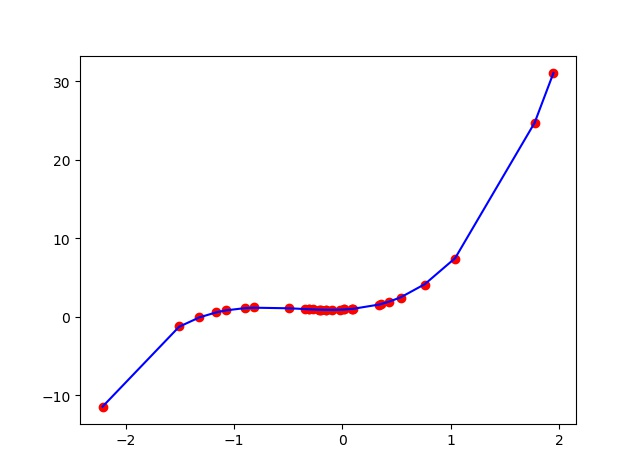

Reproduce this figure in Python.
# polynomial
import torch
from torch.autograd import Variable
import matplotlib.pyplot as plt
import torch.nn as nn
import numpy as np
import torch.optim as optim

# make_features, f(x), get_batch these functions are aim to generate the data.

def make_features(x):
    x = x.unsqueeze(1)
    return(torch.cat([x ** i for i in range(1, 4)], 1))  # torch.cat(,0/1) 0是将张量竖着拼接，1是横着


def f(x):
    w_target = torch.FloatTensor([0.5, 3, 2.4]).unsqueeze(1)
    b_target = torch.FloatTensor([0.9])
    return x.mm(w_target) + b_target[0]


def get_batch(batch_size = 32):
    random = torch.randn(batch_size)
    random = np.sort(random)
    random = torch.tensor(random)
    x = make_features(random)
    y = f(x)

    if torch.cuda.is_available():
        return Variable(x).cuda(), Variable(y).cuda()
    else:
        return Variable(x), Variable(y)


class polynomial_model(nn.Module):
    def __init__(self):
        super(polynomial_model,self).__init__()
        self.poly = nn.Linear(3,1)  # 定义一个三次多项式，x最高次为3，常数项为1

    def forward(self,x):
        output = self.poly(x)
        return output


def main():
    w_target = torch.FloatTensor([0.5, 3, 2.4]).unsqueeze(1)
    b_target = torch.FloatTensor([0.9])

    if torch.cuda.is_available():
        model = polynomial_model().cuda()
    else:
        model = polynomial_model()

    criterion = nn.MSELoss()
    optimizer = optim.Adam(model.parameters(), lr=1e-3)

    epoch = 0
    while True:
        # get data
        batch_x, batch_y = get_batch()

        # forward
        out = model(batch_x)
        loss = criterion(out,batch_y)
        print_loss = loss.item()

        # reset gradients
        optimizer.zero_grad()
        # backward
        loss.backward()
        # update parameters
        optimizer.step()

        epoch += 1
        if print_loss < 1e-3:
            break

    print("Loss: {:.6f}  after {} batches".format(loss.item(), epoch))

    print(
        "==> Learned function: y = {:.2f} + {:.2f}*x + {:.2f}*x^2 + {:.2f}*x^3".format(model.poly.bias[0],
                                                                                       model.poly.weight[0][0],
                                                                                       model.poly.weight[0][1],
                                                                                       model.poly.weight[0][2]))
    print("==> Actual function: y = {:.2f} + {:.2f}*x + {:.2f}*x^2 + {:.2f}*x^3".format(b_target[0], w_target[0][0],
                                                                                        w_target[1][0], w_target[2][0]))

    predict = model(batch_x)

    batch_x = batch_x.cpu()
    batch_y = batch_y.cpu()
    predict = predict.cpu()
    predict = predict.data.numpy()

    x = batch_x.numpy()[:,0]
    plt.plot(x, batch_y.numpy(), 'ro')

    plt.plot(x, predict,'b')
    plt.show()


if __name__ == '__main__':
    main()
